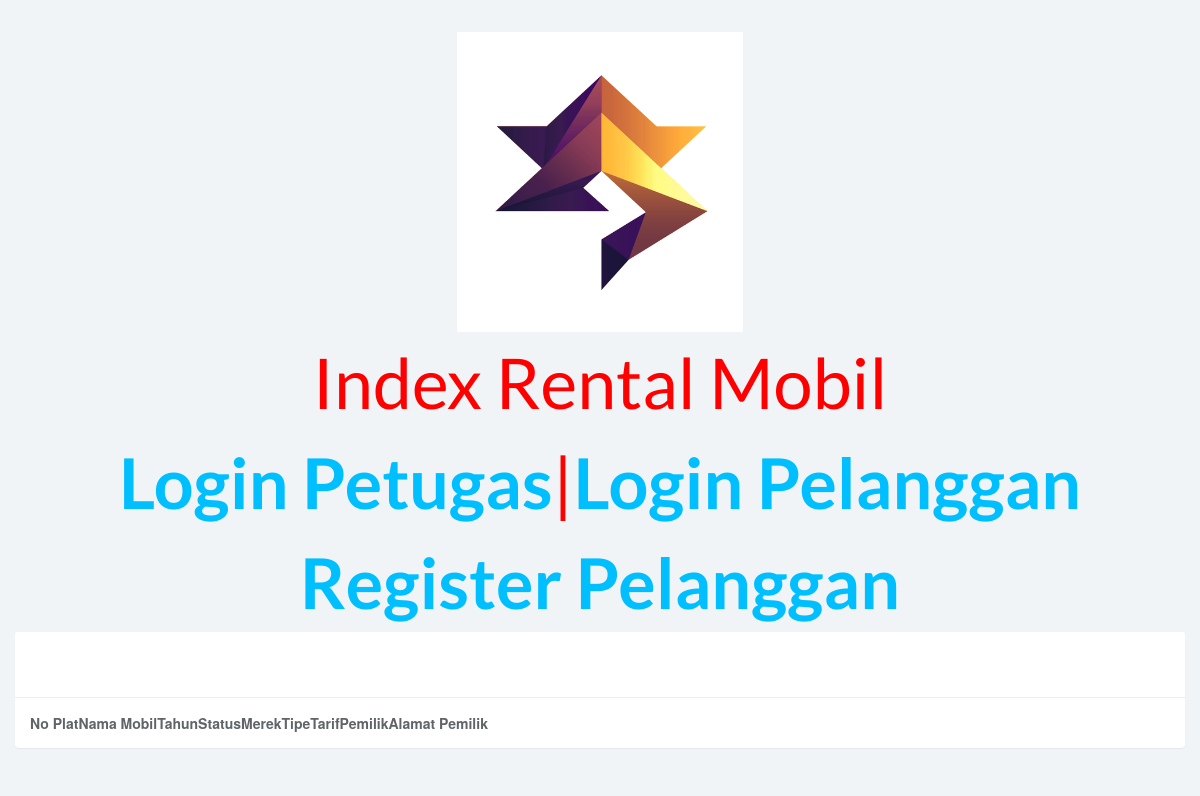
Before: / with the older database file.
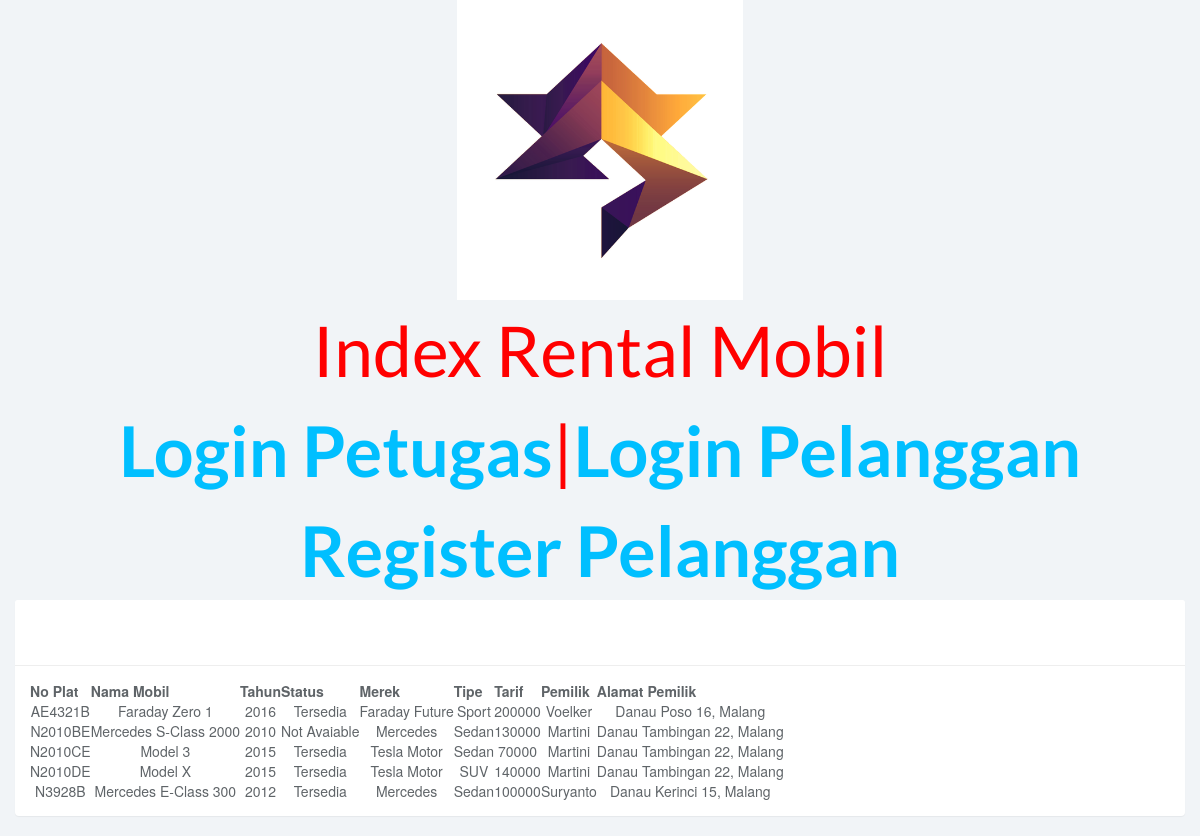
After: the same page with the newer database file.
### tables this page shows
CREATE TABLE IF NOT EXISTS `kendaraan` (
  `NoPlat` varchar(20) NOT NULL,
  `Nama Mobil` varchar(30) NOT NULL,
  `Tahun` varchar(4) NOT NULL,
  `TarifPerJam` int(11) NOT NULL,
  `StatusRental` varchar(1) NOT NULL,
  `IDType` int(5) NOT NULL,
  `KodeMerk` int(5) NOT NULL,
  `KodePemilik` varchar(20) NOT NULL,
  `Deskripsi` varchar(50) NOT NULL
);

CREATE TABLE IF NOT EXISTS `merk` (
  `KodeMerk` int(5) NOT NULL,
  `NmMerk` varchar(20) NOT NULL,
  `Keterangan` text NOT NULL
);

CREATE TABLE IF NOT EXISTS `type` (
  `IDType` int(5) NOT NULL,
  `NmType` varchar(20) NOT NULL,
  `Keterangan` text NOT NULL
);

CREATE TABLE IF NOT EXISTS `pemilik` (
  `KodePemilik` varchar(20) NOT NULL,
  `NmPemilik` varchar(20) NOT NULL,
  `AlamatPemilik` varchar(50) NOT NULL,
  `TelpPemilik` varchar(20) NOT NULL,
  `username` varchar(20) NOT NULL,
  `pass` varchar(50) NOT NULL
);

### index.php (the view, shortened to what this page needs)
<?php
include_once('config/config.php');
echo '<!DOCTYPE html>
<html>
    <head>
        <title>Index</title>
        <link href="https://fonts.googleapis.com/css?family=Lato:100" rel="stylesheet" type="text/css">
        <link href="css/bootstrap.min.css" rel="stylesheet">
    <link href="css/datepicker3.css" rel="stylesheet">
    <link href="css/bootstrap-table.css" rel="stylesheet">
    <link href="css/styles.css" rel="stylesheet">
    <script src="js/lumino.glyphs.js"></script>
        <style>
            html, body {
                height: 100%;
            }
            body {
                margin: 0;
                padding: 0;
                width: 100%;
                display: table;
            }
            .container {
                text-align: center;
                display: table-cell;
                vertical-align: middle;
            }
            .content {
                text-align: center;
                display: inline-block;
            }
            .title {
                font-size: 70px;
                color: red;
                font-family: "Lato";
            }
            a {
            color:deepskyblue;
            text-decoration: none;
            font-weight: 600;
                font-family: "Lato";
            }
            a:hover {
            color:dodgerblue;
            text-decoration: none;
            font-weight: 600;
            }
        </style>
    </head>
    <body>
        <div class="container">
            <div class="content">
            <img src="faraday-logo.png" height="300">
                <div class="title">Index Rental Mobil<br><a href="login.php">Login Petugas</a>|<a href="login_pelanggan.php">Login Pelanggan</a><br><a href="register_pelanggan.php">Register Pelanggan</a></div>
            </div>';
?>
<div class="row">
    <div class="col-lg-12">
        <div class="panel panel-default">
            <div class="panel-heading"></div>
            <div class="panel-body">
                <table data-toggle="table" data-sort-order="desc">
                    <thead>
                    <tr>
                        <th data-field="id" data-sortable="false">No Plat</th>
                        <th data-field="nama" data-sortable="true">Nama Mobil</th>
                        <th data-field="tahun" data-sortable="true">Tahun</th>
                        <th data-field="status" data-sortable="true">Status</th>
                        <th data-field="merek" data-sortable="true">Merek</th>
                        <th data-field="tipe" data-sortable="true">Tipe</th>
                        <th data-field="tarif" data-sortable="true">Tarif</th>
                        <th data-field="pemilik" data-sortable="true">Pemilik</th>
                        <th data-field="alamat" data-sortable="true">Alamat Pemilik</th>
                    </tr>
                    </thead>
                    <?php
                    $sql=mysql_query('select * from kendaraan') or trigger_error("Query Failed: " . mysql_error());;
                    while($data=mysql_fetch_array($sql)){
                        $output ='';
                        $sqlb=mysql_query("select * from merk WHERE KodeMerk='$data[KodeMerk]'");
                        $datab=mysql_fetch_assoc($sqlb);
                        $sqlc=mysql_query("select * from type WHERE IDType='$data[IDType]'");
                        $datac=mysql_fetch_assoc($sqlc);
                        $sqld=mysql_query("select * from pemilik WHERE KodePemilik='$data[KodePemilik]'");
                        $datad=mysql_fetch_assoc($sqld);
                        if($data['StatusRental']==1){
                            $status = 'Tersedia';
                        }
                        else{
                            $status = 'Not Avaiable';
                        }
                        $output .='<tr>
                                <td>'.$data['NoPlat'].'</td>
                                <td>'.$data['Nama Mobil'].'</td>
                                <td>'.$data['Tahun'].'</td>
                                <td>'.$status.'</td>
                                <td>'.$datab['NmMerk'].'</td>
                                <td>'.$datac['NmType'].'</td>
                                <td>'.$data['TarifPerJam'].'</td>
                                <td>'.$datad['NmPemilik'].'</td>
                                <td>'.$datad['AlamatPemilik'].'</td>
                                </tr>
                            ';
                        echo $output;
                        $output = '';}
                    ?>
                </table>
            </div>
        </div>
    </div>
</div>
</div>
</body>
</html>

### css/styles.css (style rules this page uses)
body { background: #f1f4f7; padding-top: 50px; color: #5f6468; }
a, a:hover, a:focus { color: #30a5ff; }
.panel { border: 0; }
.panel-heading { font-size: 18px; font-weight: 300; letter-spacing: 0.025em; height: 66px; line-height: 45px; }
.panel-default .panel-heading { background: #fff; border-bottom: 1px solid #eee; color: #5f6468; }

### index.php (style rules this page uses)
html, body { height: 100%; }
body { margin: 0; padding: 0; width: 100%; display: table; }
.container { text-align: center; display: table-cell; vertical-align: middle; }
.content { text-align: center; display: inline-block; }
.title { font-size: 70px; color: red; font-family: "Lato"; }
a { color:deepskyblue; text-decoration: none; font-weight: 600; font-family: "Lato"; }

Changed rows visible on the page:
added kendaraan: NoPlat "AE4321B", Nama Mobil "Faraday Zero 1", Tahun "2016", StatusRental "Tersedia", KodeMerk.NmMerk "Faraday Future", IDType.NmType "Sport", TarifPerJam "200000", KodePemilik.NmPemilik "Voelker", KodePemilik.AlamatPemilik "Danau Poso 16, Malang"
added kendaraan: NoPlat "N2010BE", Nama Mobil "Mercedes S-Class 2000", Tahun "2010", StatusRental "Not Avaiable", KodeMerk.NmMerk "Mercedes", IDType.NmType "Sedan", TarifPerJam "130000", KodePemilik.NmPemilik "Martini", KodePemilik.AlamatPemilik "Danau Tambingan 22, Malang"
added kendaraan: NoPlat "N2010CE", Nama Mobil "Model 3", Tahun "2015", StatusRental "Tersedia", KodeMerk.NmMerk "Tesla Motor", IDType.NmType "Sedan", TarifPerJam "70000", KodePemilik.NmPemilik "Martini", KodePemilik.AlamatPemilik "Danau Tambingan 22, Malang"
added kendaraan: NoPlat "N2010DE", Nama Mobil "Model X", Tahun "2015", StatusRental "Tersedia", KodeMerk.NmMerk "Tesla Motor", IDType.NmType "SUV", TarifPerJam "140000", KodePemilik.NmPemilik "Martini", KodePemilik.AlamatPemilik "Danau Tambingan 22, Malang"
added kendaraan: NoPlat "N3928B", Nama Mobil "Mercedes E-Class 300", Tahun "2012", StatusRental "Tersedia", KodeMerk.NmMerk "Mercedes", IDType.NmType "Sedan", TarifPerJam "100000", KodePemilik.NmPemilik "Suryanto", KodePemilik.AlamatPemilik "Danau Kerinci 15, Malang"
